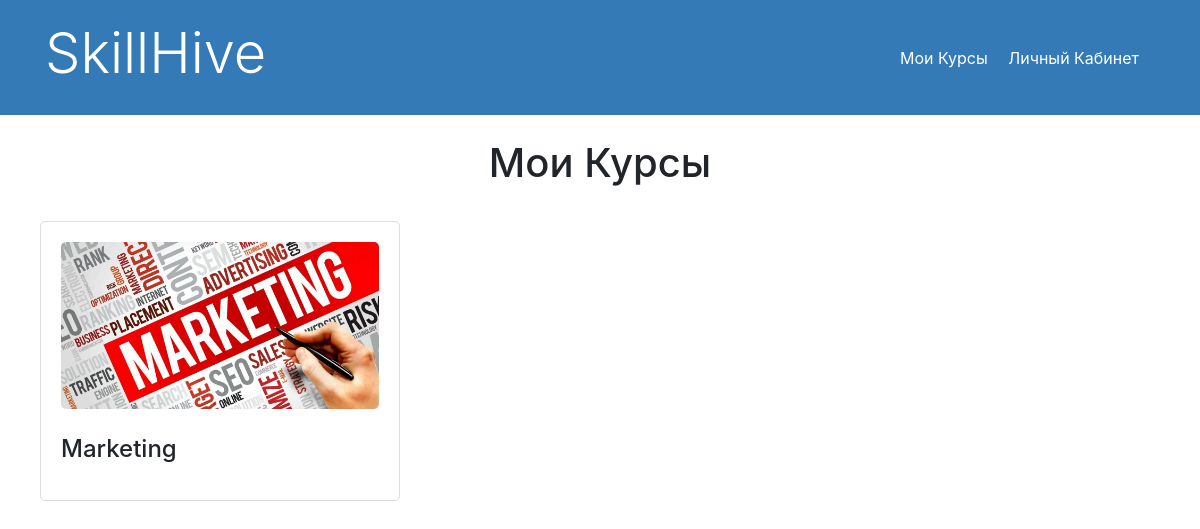
/account/courses, run on the app's committed database.
### SkillHive/models.py (models this page shows, shortened)
class SkillHive(models.Model):
    objects = None
    title = models.CharField(max_length=100,default=None)
    description = models.TextField(max_length=10000,default=None)
    cover_photo = models.ImageField(upload_to='course_covers/', default=None)

### SkillHive/views.py (the view)
# urls.py: path('account/courses', views.courses, name='courses'),
def courses(request):
    courses = SkillHive.objects.all()
    return render(request, 'courses.html', {'courses': courses})

### SkillHive/templates/courses.html (shortened to what this page needs)
<!DOCTYPE html>
<html lang="en">
<head>
    <link rel="stylesheet" href="https://stackpath.bootstrapcdn.com/bootstrap/4.5.2/css/bootstrap.min.css">
</head>
<body>
    <header>
        <div class="container d-flex justify-content-between align-items-center">
            <h1 class="display-4">SkillHive</h1>
            <div>
                <a href="/account/courses" class="mr-3" style="color:white" >Мои Курсы</a>
                <a href="/account" class="mr-3" style="color: white;">Личный Кабинет</a>
            </div>
        </div>
    </header>
    <div class="container">
        <h1 class="text-center my-4">Мои Курсы</h1>
        <div class="row">
            {% for course in courses %}
                <div class="course-box" onclick="location.href='courses/{{ course.id }}/'">
                    <img src="{{ course.cover_photo.url }}" alt="{{ course.title }}">
                    <h4 class="my-3">{{ course.title }}</h4>
                </div>
            {% endfor %}
        </div>
    </div>
</body>
</html>

### SkillHive/templates/courses.html (style rules this page uses)
.course-box { border: 1px solid #ddd; border-radius: 5px; padding: 20px; margin: 10px; width: 360px; height: 280px; display: flex; flex-direction: column; justify-content: space-between; cursor: pointer; transition: background-color 0.3s; }
.course-box img { max-width: 100%; max-height: 70%; object-fit: cover; border-radius: 5px; }
.course-box h4 { margin-top: 15px; text-align: left; }
header { background-color: #337ab7; color: #ffffff; padding: 20px; }

### data on the page
SkillHive: cover_photo (picture), title "Marketing"
